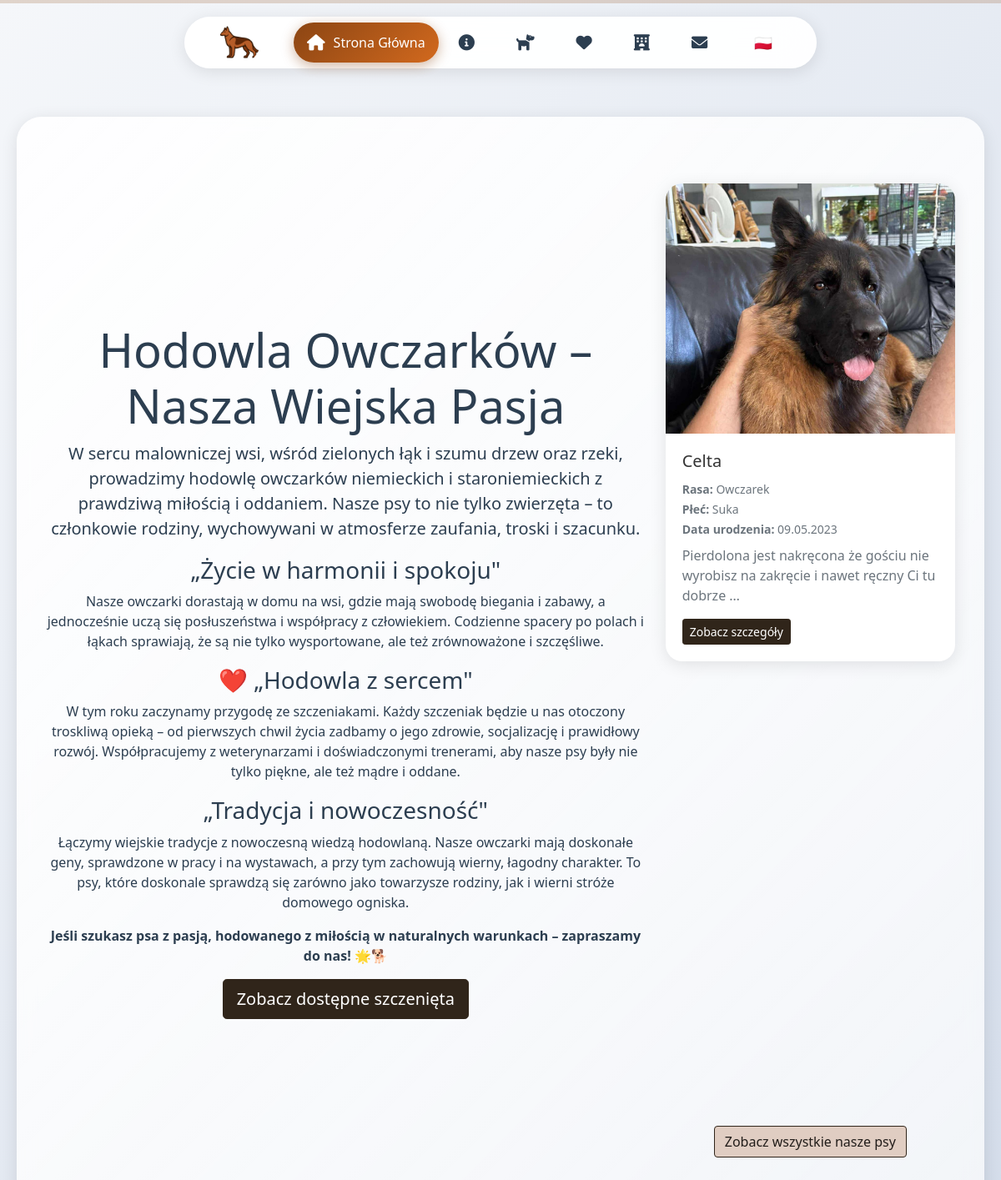
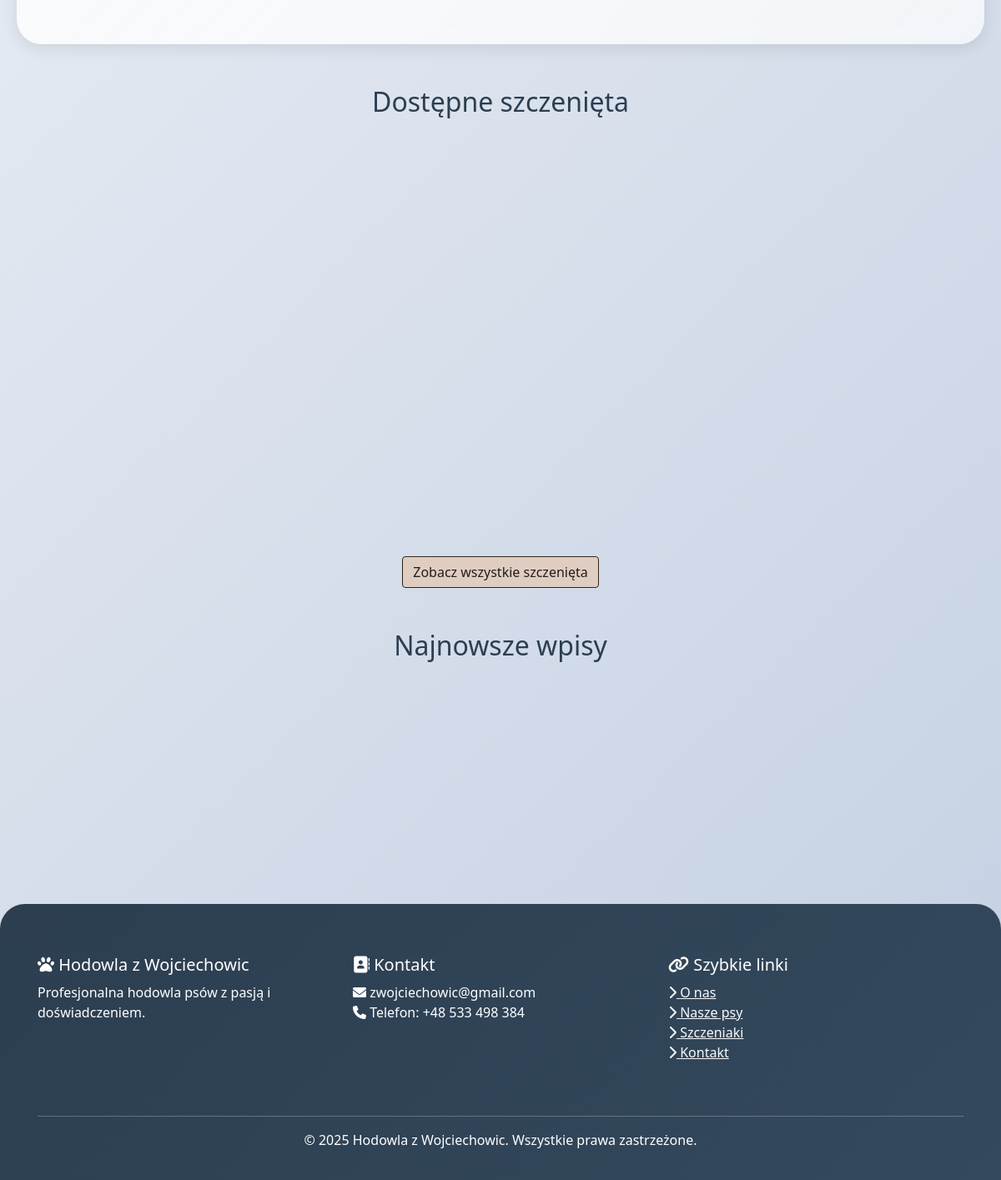
/pl/, run on the app's committed database (2 pictures, top to bottom).
### main/models.py (models this page shows, shortened)
class Dog(models.Model):
    name = models.CharField(max_length=100, verbose_name='Imię')
    breed = models.CharField(max_length=100, verbose_name='Rasa')
    birth_date = models.DateField(verbose_name='Data urodzenia')
    gender = models.CharField(max_length=10, choices=[('male', 'Pies'), ('female', 'Suka')], verbose_name='Płeć')
    description = models.TextField(verbose_name='Opis')
    photo = models.ImageField(upload_to='dogs/', verbose_name='Zdjęcie główne')
    is_breeding = models.BooleanField(default=False, verbose_name='Pies hodowlany')
    certificate = models.ImageField(upload_to='certificates/', blank=True, null=True, verbose_name='Certyfikat')
    class Meta:
        ordering = ['name']
        verbose_name = 'Pies'
        verbose_name_plural = 'Psy'

### main/views.py (the view)
# urls.py: path('', views.home, name='home'),
def home(request):
    posts = BlogPost.objects.filter(is_published=True)
    paginator = Paginator(posts, 6)  # 6 postów na stronę
    page_number = request.GET.get('page')
    page_obj = paginator.get_page(page_number)
    available_puppies = Puppy.objects.filter(is_available=True)[:3]
    featured_dogs = Dog.objects.filter(is_breeding=True)[:2]
    return render(request, 'index.html', {
        'page_obj': page_obj,
        'available_puppies': available_puppies,
        'featured_dogs': featured_dogs
    })

### templates/index.html (shortened to what this page needs)
{% extends 'base.html' %}
{% block content %}
<div class="hero-section">
    <div class="container">
        <div class="row align-items-center">
            <div class="col-lg-8">
                <h1 class="display-4">Hodowla Owczarków – Nasza Wiejska Pasja</h1>
                <p class="lead">W sercu malowniczej wsi, wśród zielonych łąk i szumu drzew oraz rzeki, prowadzimy hodowlę owczarków niemieckich i staroniemieckich z prawdziwą miłością i oddaniem. Nasze psy to nie tylko zwierzęta – to członkowie rodziny, wychowywani w atmosferze zaufania, troski i szacunku.</p>
                <h3>„Życie w harmonii i spokoju"</h3>
                <p>Nasze owczarki dorastają w domu na wsi, gdzie mają swobodę biegania i zabawy, a jednocześnie uczą się posłuszeństwa i współpracy z człowiekiem. Codzienne spacery po polach i łąkach sprawiają, że są nie tylko wysportowane, ale też zrównoważone i szczęśliwe.</p>
                <h3>❤️ „Hodowla z sercem"</h3>
                <p>W tym roku zaczynamy przygodę ze szczeniakami. Każdy szczeniak będzie u nas otoczony troskliwą opieką – od pierwszych chwil życia zadbamy o jego zdrowie, socjalizację i prawidłowy rozwój. Współpracujemy z weterynarzami i doświadczonymi trenerami, aby nasze psy były nie tylko piękne, ale też mądre i oddane.</p>
                <h3>„Tradycja i nowoczesność"</h3>
                <p>Łączymy wiejskie tradycje z nowoczesną wiedzą hodowlaną. Nasze owczarki mają doskonałe geny, sprawdzone w pracy i na wystawach, a przy tym zachowują wierny, łagodny charakter. To psy, które doskonale sprawdzą się zarówno jako towarzysze rodziny, jak i wierni stróże domowego ogniska.</p>
                <p><strong>Jeśli szukasz psa z pasją, hodowanego z miłością w naturalnych warunkach – zapraszamy do nas! 🌟🐕</strong></p>
                <a href="{% url 'puppies' %}" class="btn btn-primary btn-lg">Zobacz dostępne szczenięta</a>
            </div>
            <div class="col-lg-4">
                {% if featured_dogs %}
                {% for dog in featured_dogs %}
                <div class="mb-3">
                    <a href="{% url 'dog_detail' dog.pk %}" class="card-link text-decoration-none">
                        <div class="card card-hover">
                            <div class="position-relative">
                                {% if dog.photo %}
                                <img src="{{ dog.photo.url }}" class="card-img-top" alt="{{ dog.name }}" style="height: 300px; width:700px; object-fit: cover;">
                                {% endif %}
                            </div>
                            <div class="card-body text-start">
                                <h5 class="card-title text-dark">{{ dog.name }}</h5>
                                <div class="card-details mb-2">
                                    <small class="text-muted">
                                        <strong>Rasa:</strong> {{ dog.breed }}<br>
                                        <strong>Płeć:</strong> {% if dog.gender == 'male' %}Pies{% elif dog.gender == 'female' %}Suka{% endif %}<br>
                                        <strong>Data urodzenia:</strong> {{ dog.birth_date|date:"d.m.Y" }}
                                    </small>
                                </div>
                                <p class="card-text text-muted">{{ dog.description|truncatewords:15 }}</p>
                                <span class="btn btn-primary btn-sm">Zobacz szczegóły</span>
                            </div>
                        </div>
                    </a>
                </div>
                {% endfor %}
                <div class="text-center mt-3">
                    <a href="{% url 'dogs' %}" class="btn btn-outline-primary">Zobacz wszystkie nasze psy</a>
                </div>
            {% else %}
                    {% load static %}
                {% endif %}
            </div>
        </div>
    </div>
</div>
{% if available_puppies %}
<div class="container my-5">
    <h2 class="text-center mb-4">Dostępne szczenięta</h2>
    <div class="row">
        {% for puppy in available_puppies %}
        <div class="col-md-4 mb-4">
        </div>
        {% endfor %}
    </div>
    <div class="text-center">
        <a href="{% url 'puppies' %}" class="btn btn-outline-primary">Zobacz wszystkie szczenięta</a>
    </div>
</div>
{% endif %}
<div class="container my-5">
    <h2 class="text-center mb-4">Najnowsze wpisy</h2>
    <div class="row">
        {% for post in page_obj %}
        <div class="col-md-4 mb-4">
            <a href="{% url 'blog_detail' post.slug %}" class="card-link text-decoration-none">
            </a>
        </div>
        {% endfor %}
    </div>
</div>
{% endblock %}

### static/css/base.css (style rules this page uses)
.btn-primary { background-color: #30251a !important; border-color: #30251a !important; }
.btn-outline-primary { color: #221d1a !important; border-color: #30251a !important; background-color: #e0cdc2 !important; }

### static/css/variables.css (style rules this page uses)
:root { --primary-color: #8B4513; --secondary-color: #D2691E; --accent-color: #FF6B35; --text-dark: #2C3E50; --bg-light: #F8F9FA; --shadow: 0 4px 20px rgba(0,0,0,0.1); --transition: all 0.3s cubic-bezier(0.4, 0, 0.2, 1); --bs-primary: #221d1a; }

### static/css/global.css (style rules this page uses)
* { margin: 0; padding: 0; box-sizing: border-box; }
body { font-family: 'Segoe UI', Tahoma, Geneva, Verdana, sans-serif; background: linear-gradient(135deg, #f5f7fa 0%, #c3cfe2 100%); min-height: 100vh; color: var(--text-dark); overflow-x: hidden; }
.container { padding-left: 15px; padding-right: 15px; }
h1, h2, h3, h4, h5, h6 { line-height: 1.3; }
p { line-height: 1.5; }

### static/css/cards.css (style rules this page uses)
.card { color: rgb(28, 32, 40); border: none; border-radius: 20px; box-shadow: var(--shadow); transition: var(--transition); overflow: hidden; }
.card-body { padding: 20px !important; }
.card-link { color: inherit; text-decoration: none !important; display: block; transition: all 0.3s ease; }
.card-hover { transition: all 0.3s ease; cursor: pointer; }
.card-link .card-title { color: #333 !important; }
.card-link .card-text { color: #6c757d !important; }

### static/css/hero.css (style rules this page uses)
.hero-section { background: linear-gradient(135deg, rgba(255,255,255,0.9) 0%, rgba(255,255,255,0.7) 100%); backdrop-filter: blur(10px); border-radius: 30px; padding: 80px 20px; margin: 20px; box-shadow: var(--shadow); text-align: center; }

### static/css/mobile.css (style rules this page uses)
.card-img-top, .img-fluid { max-width: 100%; height: auto; object-fit: cover; }

### data on the page
Dog: photo (picture), name "Celta", breed "Owczarek", gender "Suka", birth_date "09.05.2023", description "Pierdolona jest nakręcona że gościu nie wyrobisz na zakręcie i nawet ręczny Ci tu dobrze …"
